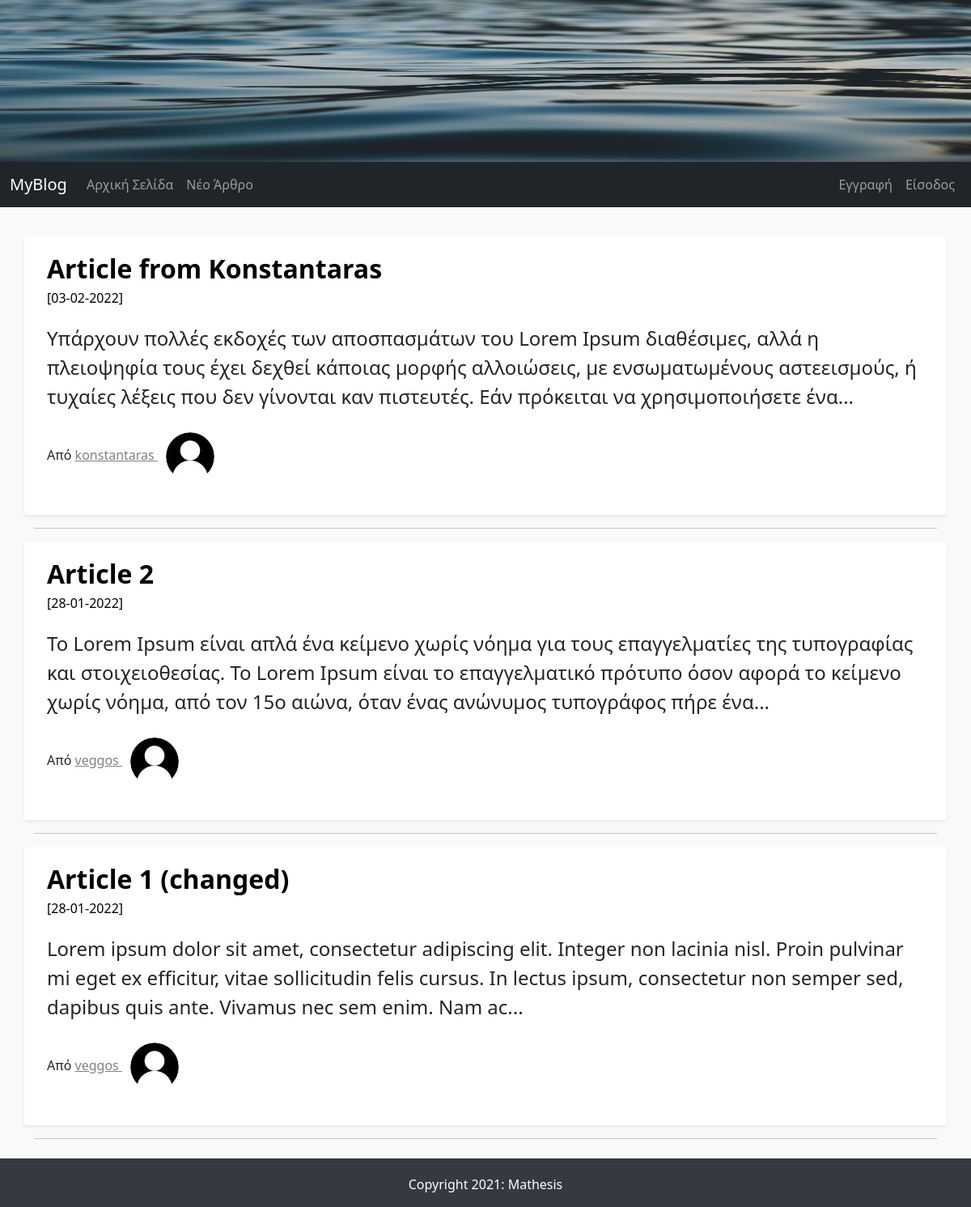
Before: / with the older database file.
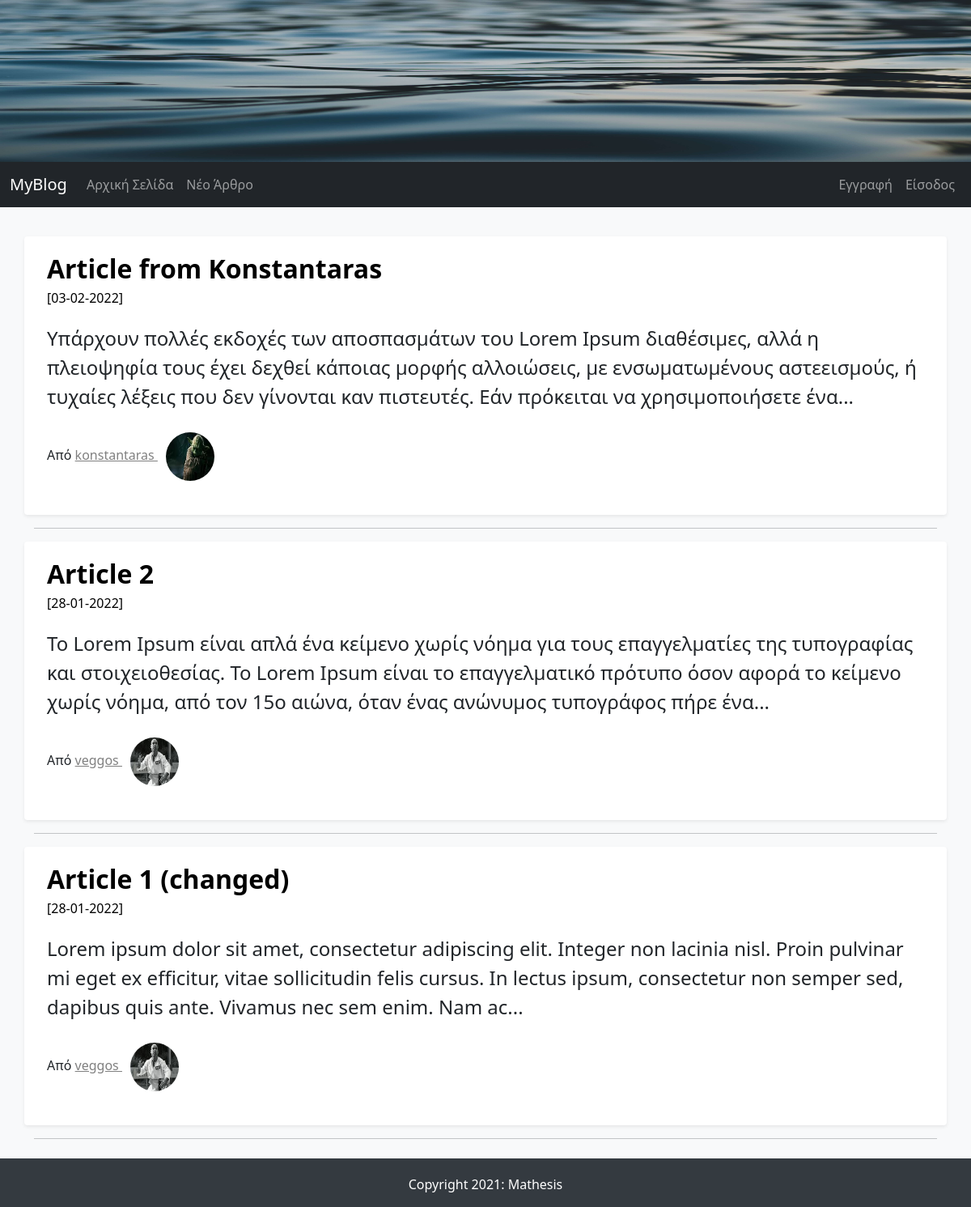
After: the same page with the newer database file.
### FlaskBlogApp/models.py (models this page shows, shortened)
class Article(db.Model):
    id = db.Column(db.Integer, primary_key=True)
    article_title = db.Column(db.String(50), nullable=False)
    article_body = db.Column(db.Text(), nullable=False)
    article_image = db.Column(db.String(30), default='default_article_image.jpg', nullable=False)
    date_created = db.Column(db.DateTime, default=datetime.utcnow, nullable=False)
    user_id = db.Column(db.Integer, db.ForeignKey('user.id'), nullable=False) # user.id of the table not of the class

class User(db.Model, UserMixin): # UserMixin extends class to flask-login capabilities
    id = db.Column(db.Integer, primary_key=True)
    username = db.Column(db.String(15), unique=True, nullable=False)
    email = db.Column(db.String(150), unique=True, nullable=False)
    password = db.Column(db.String(36), nullable=False)
    profile_image = db.Column(db.String(30), default='default_profile_image.jpg')
    articles = db.relationship('Article', backref='author', lazy=True) # Article - relationship with the model not the table

### FlaskBlogApp/routes.py (the view)
@app.route ("/index/")
@app.route ("/")
def root():
    articles = Article.query.order_by(Article.date_created.desc())
    return render_template("index.html", articles=articles)

### FlaskBlogApp/templates/index.html (shortened to what this page needs)
{% extends "base.html" %}
{% block content %}
  {% if articles %}
      {% for article in articles %}
          <div class="row my-3 p-3 bg-body rounded shadow-sm">
            <div class="col col-md-12">
              <div class="main-article-title">
                <a class="article_title"
                href="{{ url_for('full_article', article_id=article.id) }}">{{ article.article_title | safe }}
                </a>
              </div>
              <small class="article_date">[{{ article.date_created.strftime('%d-%m-%Y') }}]</small>
              <p class="main-article-partial-text">
                {{ article.article_body | truncate(255) | safe }}
              </p>
              <p class="">Από
                <span>
                  <a class="author-name" href="{{ url_for('articles_by_author', author_id=article.author.id) }}"> {{ article.author.username }}
                    <img class="rounded-circle profile-image" alt="{{ article.author.username }}" src="{{ url_for('static', filename='images/profiles_images/'+article.author.profile_image) }}" data-holder-rendered="true" data-bs-toggle="tooltip" data-bs-placement="top" title="{{ article.author.username }}">
                  </a>
                </span>
              </p>
            </div>
          </div>
          <hr>
      {% endfor %}
  {% endif %}
{% endblock content %}

### FlaskBlogApp/templates/base.html (shortened to what this page needs)
<!DOCTYPE html>
<html lang="en">
<head>
    <link href="https://cdn.jsdelivr.net/npm/bootstrap@5.1.3/dist/css/bootstrap.min.css" rel="stylesheet">
    <link rel="stylesheet" type="text/css" href="{{ url_for('static', filename='css/styles.css') }}">
  </head>
<body>
    <img src="{{url_for('static', filename='images/jumbotron.jpg')}}" width="100%" height="200px" class="img-responsive">
    {% include "navbar.html" %}
    <main role="main" class="container">
        {% block content %}
        {% endblock content %}
    </main>
    {% include "footer.html" %}
</body>
</html>

### FlaskBlogApp/templates/navbar.html (shortened to what this page needs)
<nav class="navbar navbar-expand-lg navbar-dark bg-dark">
    <div class="container-fluid">
      <a class="navbar-brand" href="/">MyBlog</a>
      <div class="collapse navbar-collapse" id="navbarNav">
        <ul class="navbar-nav me-auto mb-2 mb-lg-0">
          <li class="nav-item">
            <a class="nav-link" aria-current="page" href="/">Αρχική Σελίδα</a>
          </li>
          <li class="nav-item">
            <a class="nav-link" href="/new_article/">Νέο Άρθρο</a>
          </li>
        </ul>
        <ul class="nav navbar-nav navbar-right">
          {% if current_user.is_authenticated %}
            <li class="nav-item dropdown">
              <a class="nav-link dropdown-toggle" href="#" id="navbarDropdown" role="button" data-bs-toggle="dropdown" aria-expanded="false">
                <img  class="rounded-circle navbar-profile_image" src="{{ url_for('static', filename='images/profiles_images/'+current_user.profile_image) }}" alt="{{ current_user.username }}"
                data-holder-rendered="true" data-bs-toggle="tooltip" data-bs-placement="top"
                title="{{ current_user.username }}">
              </a>
              <ul class="dropdown-menu" aria-labelledby="navbarDropdown">
                <li>
                  <a class="dropdown-item" href="/account/">{{ current_user.username }}</a>
                </li>
                <li>
                  <a class="dropdown-item" href="{{ url_for('logout') }}">Έξοδος</a>
                </li>
              </ul>
            </li>
          {% else %}
            <li class="nav-item">
              <a class="nav-link" href="/signup/">Εγγραφή</a>
            </li>
            <li class="nav-item">
              <a class="nav-link" href="/login/">Είσοδος</a>
            </li>
          {% endif %}
        </ul>
      </div>
    </div>
  </nav>

### FlaskBlogApp/templates/footer.html
<footer class="page-footer font-small stylish-color-dark pt-1 mt-4">
    <div class="footer-copyright py-3 text-center">
        Copyright 2021: Mathesis
    </div>
  </footer>

### FlaskBlogApp/static/css/styles.css (style rules this page uses)
body { background-color: #f8f9fa; }
.container { margin-top: 20px; }
.main-article-title { font-size: 2em; font-weight: bold; text-decoration: none; color: black; }
.article_date,.article_date:hover { font-size: 1em; color: black; }
.main-article-partial-text,.main-article-full-text { font-size: 1.5em; margin-top: 20px; }
.author-name:link { color: gray; }
.article_title:link, .article_title:hover, .article_title:visited { text-decoration: none; color: black; }
.main-article-category:hover,.main-article-title:hover,.author-name { text-decoration: underline; color: black; }
footer { color: #fff; background-color: #343a40; }
.row { margin-top: 20px; }
.profile-image { width: 60px; height: 60px; margin: 10px; }

Changed rows visible on the page:
changed through a linked row, Article "Article from Konstantaras": profile_image: picture added in place of a placeholder
changed through a linked row, Article "Article 2": profile_image: picture added in place of a placeholder
changed through a linked row, Article "Article 1 (changed)": profile_image: picture added in place of a placeholder
